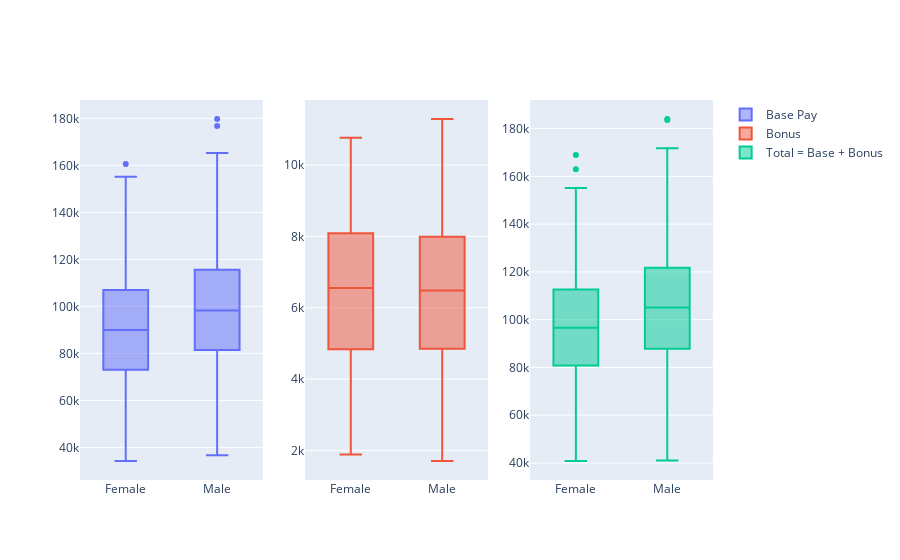

Notebook code for this chart:
### Markdown cell above
# BasePay; Bonus and Total Combined Boxplots

### Code cell
Base_Pay = go.Box(x=list(df.Gender), y=list(df.BasePay), name='Base Pay')
Bonus_Pay = go.Box(x=list(df.Gender), y=list(df.Bonus), name='Bonus')
Total = go.Box(x=list(df.Gender), y=list(df.Bonus+df.BasePay), name='Total = Base + Bonus')

fig = make_subplots(rows=1, cols=3)

# Subplot the data #
# Base Pay
fig.append_trace(Base_Pay, row = 1, col = 1)
# Bonus Pay
fig.append_trace(Bonus_Pay, row = 1, col = 2)

# Total
fig.append_trace(Total, row = 1, col = 3)

fig.show()

### Figure 1 — Plotly figure (JSON) as saved in the notebook; plotly's stock layout.template omitted (floating-point values rounded to 4 significant figures; data arrays with more than 128 entries replaced by an {"elided": "..."} marker saying what was removed)
{"data": [{"name": "Base Pay", "type": "box", "x": {"elided": "1000 str values"}, "xaxis": "x", "y": {"elided": "1000 int values"}, "yaxis": "y"}, {"name": "Bonus", "type": "box", "x": {"elided": "1000 str values"}, "xaxis": "x2", "y": {"elided": "1000 int values"}, "yaxis": "y2"}, {"name": "Total = Base + Bonus", "type": "box", "x": {"elided": "1000 str values"}, "xaxis": "x3", "y": {"elided": "1000 int values"}, "yaxis": "y3"}], "layout": {"xaxis": {"anchor": "y", "domain": [0, 0.2889]}, "xaxis2": {"anchor": "y2", "domain": [0.3556, 0.6444]}, "xaxis3": {"anchor": "y3", "domain": [0.7111, 1]}, "yaxis": {"anchor": "x", "domain": [0, 1]}, "yaxis2": {"anchor": "x2", "domain": [0, 1]}, "yaxis3": {"anchor": "x3", "domain": [0, 1]}}}
